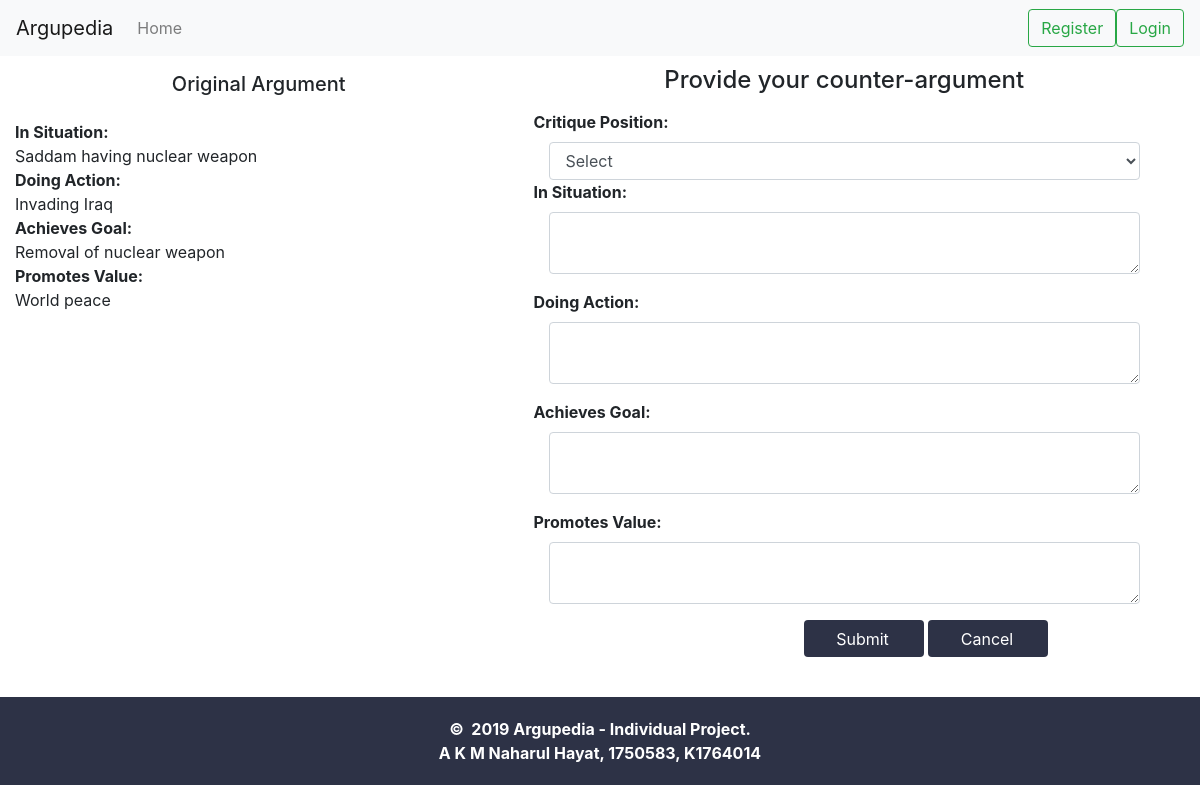
The app's page /posts/counter/1/4/ with its own data.
### argupedia/models.py (models this page shows, shortened)
class Entry(MPTTModel):
    user = models.ForeignKey(User, on_delete=models.CASCADE, related_name="author")
    parent = TreeForeignKey("self", null=True, blank=True, on_delete=models.CASCADE, related_name="children")
    content = models.TextField(max_length=4000, default="", help_text="")
    content_formatted = models.TextField(default="")
    title = models.TextField(max_length=100, default="", help_text="", blank=True)
    upvotes = models.ManyToManyField(User, blank=True, related_name="upvotes")
    downvotes = models.ManyToManyField(User, blank=True, related_name="downvotes")
    created_date = models.DateTimeField(default=timezone.now)
    modified_date = models.DateTimeField(blank=True, null=True)
    scheme_used = models.ForeignKey(Scheme, on_delete=models.CASCADE, related_name="scheme_used")
    critical_question = models.ForeignKey(CriticalQuestion, null=True, blank=True, on_delete=models.CASCADE, related_name="critical_question")
    class MPTTMeta:
        order_insertion_by = ["-created_date"]
    class Meta:
        verbose_name_plural = "Entries"
    def parent_formatted(self):
        """
        Formats parent node into a hyperlink
        """
        if not self.parent:
            return "-"
        url = reverse("admin:app_entry_change", args=(self.parent.pk,))
        return format_html('<a href="{}">#{}</a>', url, self.parent.pk)
    def user_formatted(self):
        """
        Formats author into a hyperlink
        """
        url = reverse("admin:app_user_change", args=(self.user.pk,))
        return format_html('<a href="{}">{}</a>', url, self.user.username)
    parent_formatted.short_description = "Parent entry"
    user_formatted.short_description = "User"

class SchemeStructure(models.Model):
    ORDERING = [('1', '1'),('2', '2'),('3', '3'),('4', '4'),('5', '5'),('6', '6'),('7', '7'),('8', '8'),]
    scheme = models.ForeignKey(Scheme, on_delete=models.CASCADE, related_name="scheme")
    section_title = models.CharField(max_length=100)
    ordering = models.CharField(max_length=50,choices=ORDERING)
    section_description = models.CharField(max_length=100, blank=True)

### argupedia/views.py (the view, shortened to what this page needs)
# urls.py: path("posts/counter/<str:pk_scheme>/<int:pk_post>/", CounterPost.as_view(), name="counter-post-view"),
class CounterPost(View):
    def get(self, request, pk_scheme, pk_post):
        argumentation_scheme = SchemeStructure.objects.filter(scheme=pk_scheme).order_by('ordering')
        attacking = Entry.objects.get(pk=pk_post)
        criticalQuestions = CriticalQuestion.objects.filter(related_scheme=attacking.scheme_used.id)
        return render(request, "counter_post.html", {"scheme_structure": argumentation_scheme, "scheme_id": pk_scheme, "entry": Entry.objects.get(pk=pk_post), "critiques": criticalQuestions})

### argupedia/templates/counter_post.html (shortened to what this page needs)
{% extends 'base.html' %}
{% block content %}
    <div class="container-fluid">
        <div class="row">
            <div class="col-md-5 centered" style=" padding-bottom : 40px">
                <div class="row justify-content-center my-3">
                    <h5>Original Argument</h5>
                </div>
                <div class="row justify-content-center my-3">
                    {{ entry.content_formatted|safe }}
                </div>
            </div>
            <div class="col-md-7 centered" style="padding-bottom : 40px">
                <div class="form-area">
                    <form action="{% url 'counter-post-view' pk_scheme=scheme_id pk_post=entry.id %}" method="post">
                        <div class="container center_div pl-3">
                            <h4 style="margin-bottom: 15px; margin-top: 10px;text-align: center;">Provide your counter-argument</h4>
                            <label for="text"><strong>Critique Position:</strong></label>
                            <div class="col-md-12">
                                <select class="form-control" id="critique" name="critique" required>
                                    <option value="">Select</option>
                                </select>
                            </div>
                            {% for structure in scheme_structure %}
                                <div class="form-group">
                                    <label for="text"><strong>{{ structure.section_title }}:</strong></label>
                                    <div class="col-md-12">
                                        <textarea class="form-control" name="{{ structure.section_title }}" id="{{ structure.section_title }}" rows="2" placeholder="{{ structure.section_description }}" required></textarea>
                                    </div>
                                </div>
                            {% endfor %}
                            <input type="submit" name="submit" class="btn btn-md active" style="background-color:#2d3246; color :white; width:120px; padding-left:10px;padding-bottom:5px;margin-left:270px;" role="button" aria-pressed="true" value="Submit"/>
                            <a href="{% url 'home' %}" class="btn btn-md active" style="background-color:#2d3246; color :white; width:120px; padding-left:10px;padding-bottom:5px;">Cancel</a>
                        </div>
                    </form>
                </div>
            </div>
        </div>
    </div>
{% endblock %}

### templates/base.html (shortened to what this page needs)
{% load humanize %}
{% load static %}
<!doctype html>
<html lang="en">
<head>
    <link rel="stylesheet" href="https://stackpath.bootstrapcdn.com/bootstrap/4.3.1/css/bootstrap.min.css">
    <link rel="stylesheet" href="{% static "/argupedia/styles.css" %}" />
</head>
<body>
<div id="app">
    {% include 'components/navbar.html' %}
    <div class="container-fluid">
        {% block content %}
        {% endblock %}
    </div>
</div>
</body>
{% include 'components/footer.html' %}
</html>

### templates/components/navbar.html (shortened to what this page needs)
<nav class="navbar navbar-expand-lg navbar-light bg-light">
    <a class="navbar-brand" href="{% url 'home' %}">Argupedia</a>
    <div class="collapse navbar-collapse" id="navbarTogglerDemo03">
        <ul class="navbar-nav mr-auto mt-2 mt-lg-0">
            <li class="nav-item">
                <a class="nav-link" href="{% url 'home' %}">Home <span class="sr-only">(current)</span></a>
            </li>
        </ul>
        {% if user.is_authenticated %}
            <ul class="inline my-2 my-lg-0" style="list-style-type: none;">
            <li class="nav-item dropdown ml-auto">
                <a class="nav-link dropdown-toggle" href="#" id="navbarDropdownMenuLink" data-toggle="dropdown" aria-haspopup="true" aria-expanded="false">{{ user.username }}</a>
                <div class="dropdown-menu dropdown-menu-right" aria-labelledby="navbarDropdownMenuLink">
                    <a class="dropdown-item" href="{% url 'logout' %}">Log out</a>
                </div>
            </li>
            </ul>
        {% else %}
            <form class="form-inline my-2 my-lg-0">
                <a href="{% url 'signup' %}" class="btn btn-outline-success my-2 my-sm-0">Register</a>
                <a href="{% url 'login' %}" class="btn btn-outline-success my-2 my-sm-0">Login</a>
            </form>
         {% endif %}
    </div>
</nav>

### templates/components/footer.html
<footer class="section footer-classic context-dark bg-image" style="background: #2d3246; padding-top:20px; padding-bottom:20px; color: white;">
    <div class="container">
        <div class="row justify-content-center">
            <strong class="rights"><span>©  </span><span class="copyright-year">2019</span><span> </span><span>Argupedia - Individual Project</span>.</strong>
        </div>
        <div class="row justify-content-center">
            <strong></span><span>A K M Naharul Hayat, 1750583, K1764014</span></strong>
        </div>
    </div>
</footer>

### argupedia/static/argupedia/styles.css (style rules this page uses)
p { display: block; word-break: break-all; word-wrap: break-word; width: 800px; }

### records on screen
Entry: content_formatted "In Situation: Saddam having nuclear weapon Doing Action: Invading Iraq Achieves Goal: Removal of nuclear weapon Promotes Value: World peace"
SchemeStructure: section_title "In Situation"
SchemeStructure: section_title "Doing Action"
SchemeStructure: section_title "Achieves Goal"
SchemeStructure: section_title "Promotes Value"
